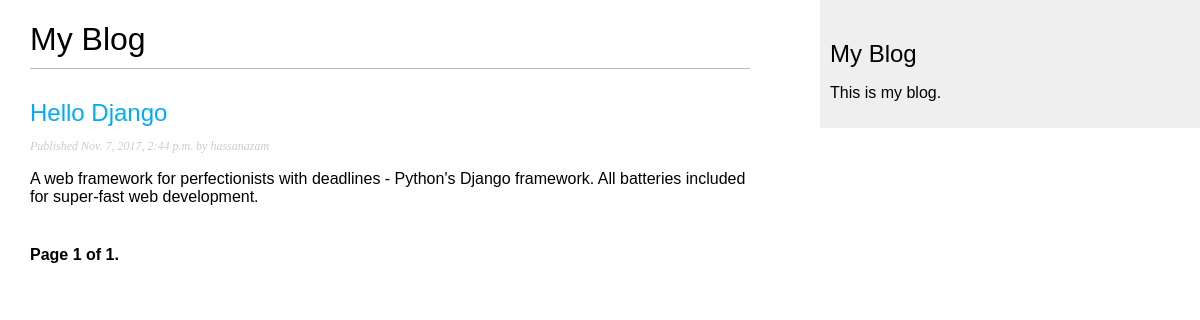
Screenshot of /blog/ with the database file from the repository.
### blog/models.py (models this page shows, shortened)
class Post(models.Model):
    STATUS_CHOICES = (
        ('draft', 'Draft'),
        ('published', 'Published'),
    )
    title = models.CharField(max_length=250)
    slug = models.SlugField(max_length=250, unique_for_date='publish')
    author = models.ForeignKey(User, related_name='blog_posts')
    body = models.TextField()
    publish = models.DateTimeField(default=timezone.now)
    created = models.DateTimeField(auto_now_add=True)
    updated = models.DateTimeField(auto_now=True)
    status = models.CharField(max_length=10, choices=STATUS_CHOICES, default='draft')
    tag = TaggableManager()
    class Meta:
        ordering = ('-publish',)
    def get_absolute_url(self):
        return reverse('blog:post_detail',
                        args=[self.publish.year,
                              self.publish.strftime('%m'),
                              self.publish.strftime('%d'),
                              self.slug])
    objects = models.Manager()
    published = PublishedManager()

### blog/views.py (the view)
class PostListView(ListView):
    queryset = Post.published.all()
    context_object_name = 'posts'
    paginate_by = 3
    template_name = 'blog/post/list.html'

### blog/templates/blog/post/list.html (shortened to what this page needs)
{% extends "blog/base.html" %}
{% block content %}
    <h1>My Blog</h1>
    {% for post in posts %}
        <h2>
            <a href="{{ post.get_absolute_url }}">
                {{ post.title }}
            </a>
        </h2>
        <p class="date">
            Published {{ post.publish }} by {{ post.author }}
        </p>
        {{ post.body|truncatewords:30|linebreaks }}
    {% endfor %}
    {% include "blog/pagination.html" with page=page_obj %}
{% endblock %}

### blog/static/css/blog.css (style rules this page uses)
body { margin:0; padding:0; font-family:helvetica, sans-serif; }
a { color:#00abff; text-decoration:none; }
h1 { font-weight:normal; border-bottom:1px solid #bbb; padding:0 0 10px 0; }
h2 { font-weight:normal; margin:30px 0 0; }
p.date { color:#ccc; font-family: georgia, serif; font-size: 12px; font-style: italic; }

### rows the page displays
Post: title "Hello Django", publish "Nov. 7, 2017, 2:44 p.m.", author "hassanazam", body "A web framework for perfectionists with deadlines - Python's Django framework. All batteries included for super-fast web development."

### other values shown
{{ page.number }} "1"
{{ page.paginator.num_pages }} "1"
